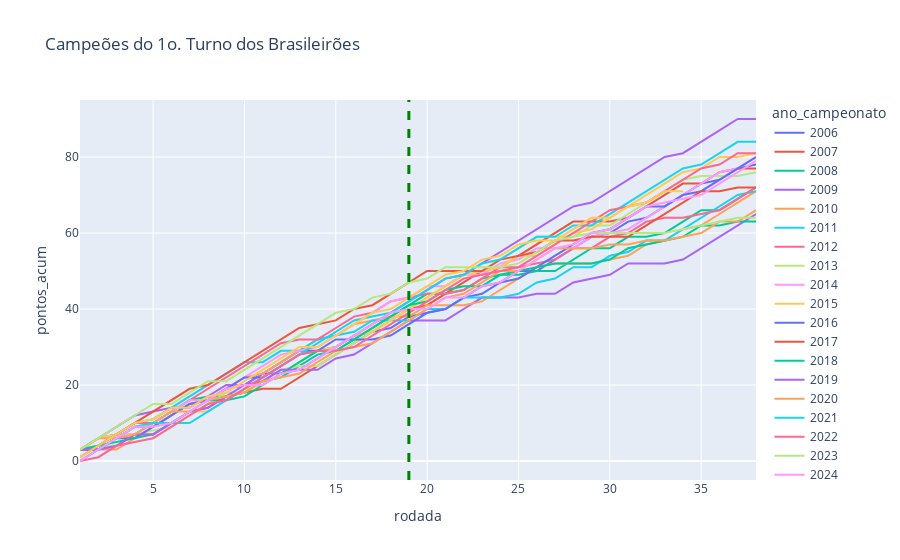

Source (notebook cell):
### Code cell
#Comparativo entre os campeões do 1o. turno desde 2006
plt.figure(figsize = (20,7))
df_plot = df_completo.loc[(df_completo.classificacao_1o_turno == 1) ]
fig = px.line(df_plot, x ='rodada', y = 'pontos_acum', color = 'ano_campeonato', title = f'Campeões do 1o. Turno dos Brasileirões', hover_name='time', hover_data=['classificacao_1o_turno', 'classificacao_final'])
fig.add_vline(x=19, line_width=3, line_dash="dash", line_color="green")

### Figure 1 — Plotly figure (JSON) as saved in the notebook; plotly's stock layout.template omitted (floating-point values rounded to 4 significant figures)
{"data": [{"customdata": [[1, 1], [1, 1], [1, 1], [1, 1], [1, 1], [1, 1], [1, 1], [1, 1], [1, 1], [1, 1], [1, 1], [1, 1], [1, 1], [1, 1], [1, 1], [1, 1], [1, 1], [1, 1], [1, 1], [1, 1], [1, 1], [1, 1], [1, 1], [1, 1], [1, 1], [1, 1], [1, 1], [1, 1], [1, 1], [1, 1], [1, 1], [1, 1], [1, 1], [1, 1], [1, 1], [1, 1], [1, 1], [1, 1]], "hovertemplate": "<b>%{hovertext}</b><br><br>ano_campeonato=2006<br>rodada=%{x}<br>pontos_acum=%{y}<br>classificacao_1o_turno=%{customdata[0]}<br>classificacao_final=%{customdata[1]}<extra></extra>", "hovertext": ["São Paulo", "São Paulo", "São Paulo", "São Paulo", "São Paulo", "São Paulo", "São Paulo", "São Paulo", "São Paulo", "São Paulo", "São Paulo", "São Paulo", "São Paulo", "São Paulo", "São Paulo", "São Paulo", "São Paulo", "São Paulo", "São Paulo", "São Paulo", "São Paulo", "São Paulo", "São Paulo", "São Paulo", "São Paulo", "São Paulo", "São Paulo", "São Paulo", "São Paulo", "São Paulo", "São Paulo", "São Paulo", "São Paulo", "São Paulo", "São Paulo", "São Paulo", "São Paulo", "São Paulo"], "legendgroup": "2006", "line": {"color": "#636efa", "dash": "solid"}, "marker": {"symbol": "circle"}, "mode": "lines", "name": "2006", "orientation": "v", "showlegend": true, "type": "scatter", "x": [1, 2, 3, 4, 5, 6, 7, 8, 9, 10, 11, 12, 13, 14, 15, 16, 17, 18, 19, 20, 21, 22, 23, 24, 25, 26, 27, 28, 29, 30, 31, 32, 33, 34, 35, 36, 37, 38], "xaxis": "x", "y": [3, 3, 6, 9, 9, 12, 15, 16, 19, 20, 23, 26, 29, 29, 30, 33, 34, 35, 38, 39, 40, 43, 44, 47, 50, 50, 53, 56, 59, 60, 63, 64, 67, 70, 73, 74, 77, 78], "yaxis": "y"}, {"customdata": [[1, 1], [1, 1], [1, 1], [1, 1], [1, 1], [1, 1], [1, 1], [1, 1], [1, 1], [1, 1], [1, 1], [1, 1], [1, 1], [1, 1], [1, 1], [1, 1], [1, 1], [1, 1], [1, 1], [1, 1], [1, 1], [1, 1], [1, 1], [1, 1], [1, 1], [1, 1], [1, 1], [1, 1], [1, 1], [1, 1], [1, 1], [1, 1], [1, 1], [1, 1], [1, 1], [1, 1], [1, 1], [1, 1]], "hovertemplate": "<b>%{hovertext}</b><br><br>ano_campeonato=2007<br>rodada=%{x}<br>pontos_acum=%{y}<br>classificacao_1o_turno=%{customdata[0]}<br>classificacao_final=%{customdata[1]}<extra></extra>", "hovertext": ["São Paulo", "São Paulo", "São Paulo", "São Paulo", "São Paulo", "São Paulo", "São Paulo", "São Paulo", "São Paulo", "São Paulo", "São Paulo", "São Paulo", "São Paulo", "São Paulo", "São Paulo", "São Paulo", "São Paulo", "São Paulo", "São Paulo", "São Paulo", "São Paulo", "São Paulo", "São Paulo", "São Paulo", "São Paulo", "São Paulo", "São Paulo", "São Paulo", "São Paulo", "São Paulo", "São Paulo", "São Paulo", "São Paulo", "São Paulo", "São Paulo", "São Paulo", "São Paulo", "São Paulo"], "legendgroup": "2007", "line": {"color": "#EF553B", "dash": "solid"}, "marker": {"symbol": "circle"}, "mode": "lines", "name": "2007", "orientation": "v", "showlegend": true, "type": "scatter", "x": [1, 2, 3, 4, 5, 6, 7, 8, 9, 10, 11, 12, 13, 14, 15, 16, 17, 18, 19, 20, 21, 22, 23, 24, 25, 26, 27, 28, 29, 30, 31, 32, 33, 34, 35, 36, 37, 38], "xaxis": "x", "y": [3, 3, 4, 7, 7, 10, 13, 14, 17, 18, 19, 19, 22, 25, 28, 31, 34, 37, 40, 41, 44, 47, 50, 51, 54, 57, 60, 63, 63, 63, 64, 67, 70, 73, 73, 76, 77, 77], "yaxis": "y"}, {"customdata": [[1, 2], [1, 2], [1, 2], [1, 2], [1, 2], [1, 2], [1, 2], [1, 2], [1, 2], [1, 2], [1, 2], [1, 2], [1, 2], [1, 2], [1, 2], [1, 2], [1, 2], [1, 2], [1, 2], [1, 2], [1, 2], [1, 2], [1, 2], [1, 2], [1, 2], [1, 2], [1, 2], [1, 2], [1, 2], [1, 2], [1, 2], [1, 2], [1, 2], [1, 2], [1, 2], [1, 2], [1, 2], [1, 2]], "hovertemplate": "<b>%{hovertext}</b><br><br>ano_campeonato=2008<br>rodada=%{x}<br>pontos_acum=%{y}<br>classificacao_1o_turno=%{customdata[0]}<br>classificacao_final=%{customdata[1]}<extra></extra>", "hovertext": ["Grêmio", "Grêmio", "Grêmio", "Grêmio", "Grêmio", "Grêmio", "Grêmio", "Grêmio", "Grêmio", "Grêmio", "Grêmio", "Grêmio", "Grêmio", "Grêmio", "Grêmio", "Grêmio", "Grêmio", "Grêmio", "Grêmio", "Grêmio", "Grêmio", "Grêmio", "Grêmio", "Grêmio", "Grêmio", "Grêmio", "Grêmio", "Grêmio", "Grêmio", "Grêmio", "Grêmio", "Grêmio", "Grêmio", "Grêmio", "Grêmio", "Grêmio", "Grêmio", "Grêmio"], "legendgroup": "2008", "line": {"color": "#00cc96", "dash": "solid"}, "marker": {"symbol": "circle"}, "mode": "lines", "name": "2008", "orientation": "v", "showlegend": true, "type": "scatter", "x": [1, 2, 3, 4, 5, 6, 7, 8, 9, 10, 11, 12, 13, 14, 15, 16, 17, 18, 19, 20, 21, 22, 23, 24, 25, 26, 27, 28, 29, 30, 31, 32, 33, 34, 35, 36, 37, 38], "xaxis": "x", "y": [3, 4, 7, 7, 10, 13, 16, 17, 17, 18, 21, 22, 25, 28, 29, 32, 35, 38, 41, 44, 44, 45, 48, 49, 49, 50, 50, 53, 56, 56, 59, 59, 60, 63, 66, 66, 69, 72], "yaxis": "y"}, {"customdata": [[1, 2], [1, 2], [1, 2], [1, 2], [1, 2], [1, 2], [1, 2], [1, 2], [1, 2], [1, 2], [1, 2], [1, 2], [1, 2], [1, 2], [1, 2], [1, 2], [1, 2], [1, 2], [1, 2], [1, 2], [1, 2], [1, 2], [1, 2], [1, 2], [1, 2], [1, 2], [1, 2], [1, 2], [1, 2], [1, 2], [1, 2], [1, 2], [1, 2], [1, 2], [1, 2], [1, 2], [1, 2], [1, 2]], "hovertemplate": "<b>%{hovertext}</b><br><br>ano_campeonato=2009<br>rodada=%{x}<br>pontos_acum=%{y}<br>classificacao_1o_turno=%{customdata[0]}<br>classificacao_final=%{customdata[1]}<extra></extra>", "hovertext": ["Internacional", "Internacional", "Internacional", "Internacional", "Internacional", "Internacional", "Internacional", "Internacional", "Internacional", "Internacional", "Internacional", "Internacional", "Internacional", "Internacional", "Internacional", "Internacional", "Internacional", "Internacional", "Internacional", "Internacional", "Internacional", "Internacional", "Internacional", "Internacional", "Internacional", "Internacional", "Internacional", "Internacional", "Internacional", "Internacional", "Internacional", "Internacional", "Internacional", "Internacional", "Internacional", "Internacional", "Internacional", "Internacional"], "legendgroup": "2009", "line": {"color": "#ab63fa", "dash": "solid"}, "marker": {"symbol": "circle"}, "mode": "lines", "name": "2009", "orientation": "v", "showlegend": true, "type": "scatter", "x": [1, 2, 3, 4, 5, 6, 7, 8, 9, 10, 11, 12, 13, 14, 15, 16, 17, 18, 19, 20, 21, 22, 23, 24, 25, 26, 27, 28, 29, 30, 31, 32, 33, 34, 35, 36, 37, 38], "xaxis": "x", "y": [3, 6, 9, 12, 13, 14, 14, 17, 20, 20, 23, 23, 24, 24, 27, 28, 31, 34, 37, 37, 37, 40, 43, 43, 43, 44, 44, 47, 48, 49, 52, 52, 52, 53, 56, 59, 62, 65], "yaxis": "y"}, {"customdata": [[1, 1], [1, 1], [1, 1], [1, 1], [1, 1], [1, 1], [1, 1], [1, 1], [1, 1], [1, 1], [1, 1], [1, 1], [1, 1], [1, 1], [1, 1], [1, 1], [1, 1], [1, 1], [1, 1], [1, 1], [1, 1], [1, 1], [1, 1], [1, 1], [1, 1], [1, 1], [1, 1], [1, 1], [1, 1], [1, 1], [1, 1], [1, 1], [1, 1], [1, 1], [1, 1], [1, 1], [1, 1], [1, 1]], "hovertemplate": "<b>%{hovertext}</b><br><br>ano_campeonato=2010<br>rodada=%{x}<br>pontos_acum=%{y}<br>classificacao_1o_turno=%{customdata[0]}<br>classificacao_final=%{customdata[1]}<extra></extra>", "hovertext": ["Fluminense", "Fluminense", "Fluminense", "Fluminense", "Fluminense", "Fluminense", "Fluminense", "Fluminense", "Fluminense", "Fluminense", "Fluminense", "Fluminense", "Fluminense", "Fluminense", "Fluminense", "Fluminense", "Fluminense", "Fluminense", "Fluminense", "Fluminense", "Fluminense", "Fluminense", "Fluminense", "Fluminense", "Fluminense", "Fluminense", "Fluminense", "Fluminense", "Fluminense", "Fluminense", "Fluminense", "Fluminense", "Fluminense", "Fluminense", "Fluminense", "Fluminense", "Fluminense", "Fluminense"], "legendgroup": "2010", "line": {"color": "#FFA15A", "dash": "solid"}, "marker": {"symbol": "circle"}, "mode": "lines", "name": "2010", "orientation": "v", "showlegend": true, "type": "scatter", "x": [1, 2, 3, 4, 5, 6, 7, 8, 9, 10, 11, 12, 13, 14, 15, 16, 17, 18, 19, 20, 21, 22, 23, 24, 25, 26, 27, 28, 29, 30, 31, 32, 33, 34, 35, 36, 37, 38], "xaxis": "x", "y": [0, 3, 3, 6, 9, 12, 15, 16, 19, 22, 23, 26, 29, 32, 33, 36, 37, 38, 38, 41, 41, 41, 42, 45, 48, 51, 52, 52, 52, 53, 54, 57, 58, 61, 62, 65, 68, 71], "yaxis": "y"}, {"customdata": [[1, 1], [1, 1], [1, 1], [1, 1], [1, 1], [1, 1], [1, 1], [1, 1], [1, 1], [1, 1], [1, 1], [1, 1], [1, 1], [1, 1], [1, 1], [1, 1], [1, 1], [1, 1], [1, 1], [1, 1], [1, 1], [1, 1], [1, 1], [1, 1], [1, 1], [1, 1], [1, 1], [1, 1], [1, 1], [1, 1], [1, 1], [1, 1], [1, 1], [1, 1], [1, 1], [1, 1], [1, 1], [1, 1]], "hovertemplate": "<b>%{hovertext}</b><br><br>ano_campeonato=2011<br>rodada=%{x}<br>pontos_acum=%{y}<br>classificacao_1o_turno=%{customdata[0]}<br>classificacao_final=%{customdata[1]}<extra></extra>", "hovertext": ["Corinthians", "Corinthians", "Corinthians", "Corinthians", "Corinthians", "Corinthians", "Corinthians", "Corinthians", "Corinthians", "Corinthians", "Corinthians", "Corinthians", "Corinthians", "Corinthians", "Corinthians", "Corinthians", "Corinthians", "Corinthians", "Corinthians", "Corinthians", "Corinthians", "Corinthians", "Corinthians", "Corinthians", "Corinthians", "Corinthians", "Corinthians", "Corinthians", "Corinthians", "Corinthians", "Corinthians", "Corinthians", "Corinthians", "Corinthians", "Corinthians", "Corinthians", "Corinthians", "Corinthians"], "legendgroup": "2011", "line": {"color": "#19d3f3", "dash": "solid"}, "marker": {"symbol": "circle"}, "mode": "lines", "name": "2011", "orientation": "v", "showlegend": true, "type": "scatter", "x": [1, 2, 3, 4, 5, 6, 7, 8, 9, 10, 11, 12, 13, 14, 15, 16, 17, 18, 19, 20, 21, 22, 23, 24, 25, 26, 27, 28, 29, 30, 31, 32, 33, 34, 35, 36, 37, 38], "xaxis": "x", "y": [3, 6, 7, 10, 11, 14, 17, 20, 23, 26, 26, 29, 29, 32, 33, 34, 37, 37, 37, 40, 40, 43, 43, 43, 44, 47, 48, 51, 51, 54, 55, 58, 58, 61, 64, 67, 70, 71], "yaxis": "y"}, {"customdata": [[1, 2], [1, 2], [1, 2], [1, 2], [1, 2], [1, 2], [1, 2], [1, 2], [1, 2], [1, 2], [1, 2], [1, 2], [1, 2], [1, 2], [1, 2], [1, 2], [1, 2], [1, 2], [1, 2], [1, 2], [1, 2], [1, 2], [1, 2], [1, 2], [1, 2], [1, 2], [1, 2], [1, 2], [1, 2], [1, 2], [1, 2], [1, 2], [1, 2], [1, 2], [1, 2], [1, 2], [1, 2], [1, 2]], "hovertemplate": "<b>%{hovertext}</b><br><br>ano_campeonato=2012<br>rodada=%{x}<br>pontos_acum=%{y}<br>classificacao_1o_turno=%{customdata[0]}<br>classificacao_final=%{customdata[1]}<extra></extra>", "hovertext": ["Atlético-MG", "Atlético-MG", "Atlético-MG", "Atlético-MG", "Atlético-MG", "Atlético-MG", "Atlético-MG", "Atlético-MG", "Atlético-MG", "Atlético-MG", "Atlético-MG", "Atlético-MG", "Atlético-MG", "Atlético-MG", "Atlético-MG", "Atlético-MG", "Atlético-MG", "Atlético-MG", "Atlético-MG", "Atlético-MG", "Atlético-MG", "Atlético-MG", "Atlético-MG", "Atlético-MG", "Atlético-MG", "Atlético-MG", "Atlético-MG", "Atlético-MG", "Atlético-MG", "Atlético-MG", "Atlético-MG", "Atlético-MG", "Atlético-MG", "Atlético-MG", "Atlético-MG", "Atlético-MG", "Atlético-MG", "Atlético-MG"], "legendgroup": "2012", "line": {"color": "#FF6692", "dash": "solid"}, "marker": {"symbol": "circle"}, "mode": "lines", "name": "2012", "orientation": "v", "showlegend": true, "type": "scatter", "x": [1, 2, 3, 4, 5, 6, 7, 8, 9, 10, 11, 12, 13, 14, 15, 16, 17, 18, 19, 20, 21, 22, 23, 24, 25, 26, 27, 28, 29, 30, 31, 32, 33, 34, 35, 36, 37, 38], "xaxis": "x", "y": [3, 6, 7, 10, 10, 13, 16, 19, 22, 25, 28, 31, 32, 32, 35, 38, 39, 42, 43, 44, 44, 45, 48, 51, 51, 52, 53, 56, 56, 59, 60, 63, 64, 64, 65, 66, 69, 72], "yaxis": "y"}, {"customdata": [[1, 1], [1, 1], [1, 1], [1, 1], [1, 1], [1, 1], [1, 1], [1, 1], [1, 1], [1, 1], [1, 1], [1, 1], [1, 1], [1, 1], [1, 1], [1, 1], [1, 1], [1, 1], [1, 1], [1, 1], [1, 1], [1, 1], [1, 1], [1, 1], [1, 1], [1, 1], [1, 1], [1, 1], [1, 1], [1, 1], [1, 1], [1, 1], [1, 1], [1, 1], [1, 1], [1, 1], [1, 1], [1, 1]], "hovertemplate": "<b>%{hovertext}</b><br><br>ano_campeonato=2013<br>rodada=%{x}<br>pontos_acum=%{y}<br>classificacao_1o_turno=%{customdata[0]}<br>classificacao_final=%{customdata[1]}<extra></extra>", "hovertext": ["Cruzeiro", "Cruzeiro", "Cruzeiro", "Cruzeiro", "Cruzeiro", "Cruzeiro", "Cruzeiro", "Cruzeiro", "Cruzeiro", "Cruzeiro", "Cruzeiro", "Cruzeiro", "Cruzeiro", "Cruzeiro", "Cruzeiro", "Cruzeiro", "Cruzeiro", "Cruzeiro", "Cruzeiro", "Cruzeiro", "Cruzeiro", "Cruzeiro", "Cruzeiro", "Cruzeiro", "Cruzeiro", "Cruzeiro", "Cruzeiro", "Cruzeiro", "Cruzeiro", "Cruzeiro", "Cruzeiro", "Cruzeiro", "Cruzeiro", "Cruzeiro", "Cruzeiro", "Cruzeiro", "Cruzeiro", "Cruzeiro"], "legendgroup": "2013", "line": {"color": "#B6E880", "dash": "solid"}, "marker": {"symbol": "circle"}, "mode": "lines", "name": "2013", "orientation": "v", "showlegend": true, "type": "scatter", "x": [1, 2, 3, 4, 5, 6, 7, 8, 9, 10, 11, 12, 13, 14, 15, 16, 17, 18, 19, 20, 21, 22, 23, 24, 25, 26, 27, 28, 29, 30, 31, 32, 33, 34, 35, 36, 37, 38], "xaxis": "x", "y": [3, 4, 4, 7, 8, 9, 12, 15, 18, 18, 21, 24, 25, 25, 28, 31, 34, 37, 40, 43, 46, 49, 50, 53, 56, 59, 59, 59, 62, 62, 65, 68, 71, 74, 75, 75, 75, 76], "yaxis": "y"}, {"customdata": [[1, 1], [1, 1], [1, 1], [1, 1], [1, 1], [1, 1], [1, 1], [1, 1], [1, 1], [1, 1], [1, 1], [1, 1], [1, 1], [1, 1], [1, 1], [1, 1], [1, 1], [1, 1], [1, 1], [1, 1], [1, 1], [1, 1], [1, 1], [1, 1], [1, 1], [1, 1], [1, 1], [1, 1], [1, 1], [1, 1], [1, 1], [1, 1], [1, 1], [1, 1], [1, 1], [1, 1], [1, 1], [1, 1]], "hovertemplate": "<b>%{hovertext}</b><br><br>ano_campeonato=2014<br>rodada=%{x}<br>pontos_acum=%{y}<br>classificacao_1o_turno=%{customdata[0]}<br>classificacao_final=%{customdata[1]}<extra></extra>", "hovertext": ["Cruzeiro", "Cruzeiro", "Cruzeiro", "Cruzeiro", "Cruzeiro", "Cruzeiro", "Cruzeiro", "Cruzeiro", "Cruzeiro", "Cruzeiro", "Cruzeiro", "Cruzeiro", "Cruzeiro", "Cruzeiro", "Cruzeiro", "Cruzeiro", "Cruzeiro", "Cruzeiro", "Cruzeiro", "Cruzeiro", "Cruzeiro", "Cruzeiro", "Cruzeiro", "Cruzeiro", "Cruzeiro", "Cruzeiro", "Cruzeiro", "Cruzeiro", "Cruzeiro", "Cruzeiro", "Cruzeiro", "Cruzeiro", "Cruzeiro", "Cruzeiro", "Cruzeiro", "Cruzeiro", "Cruzeiro", "Cruzeiro"], "legendgroup": "2014", "line": {"color": "#FF97FF", "dash": "solid"}, "marker": {"symbol": "circle"}, "mode": "lines", "name": "2014", "orientation": "v", "showlegend": true, "type": "scatter", "x": [1, 2, 3, 4, 5, 6, 7, 8, 9, 10, 11, 12, 13, 14, 15, 16, 17, 18, 19, 20, 21, 22, 23, 24, 25, 26, 27, 28, 29, 30, 31, 32, 33, 34, 35, 36, 37, 38], "xaxis": "x", "y": [3, 4, 7, 7, 10, 13, 16, 16, 19, 22, 25, 28, 29, 30, 33, 36, 39, 42, 43, 46, 46, 49, 49, 52, 53, 56, 56, 56, 59, 60, 61, 64, 67, 70, 73, 76, 77, 80], "yaxis": "y"}, {"customdata": [[1, 1], [1, 1], [1, 1], [1, 1], [1, 1], [1, 1], [1, 1], [1, 1], [1, 1], [1, 1], [1, 1], [1, 1], [1, 1], [1, 1], [1, 1], [1, 1], [1, 1], [1, 1], [1, 1], [1, 1], [1, 1], [1, 1], [1, 1], [1, 1], [1, 1], [1, 1], [1, 1], [1, 1], [1, 1], [1, 1], [1, 1], [1, 1], [1, 1], [1, 1], [1, 1], [1, 1], [1, 1], [1, 1]], "hovertemplate": "<b>%{hovertext}</b><br><br>ano_campeonato=2015<br>rodada=%{x}<br>pontos_acum=%{y}<br>classificacao_1o_turno=%{customdata[0]}<br>classificacao_final=%{customdata[1]}<extra></extra>", "hovertext": ["Corinthians", "Corinthians", "Corinthians", "Corinthians", "Corinthians", "Corinthians", "Corinthians", "Corinthians", "Corinthians", "Corinthians", "Corinthians", "Corinthians", "Corinthians", "Corinthians", "Corinthians", "Corinthians", "Corinthians", "Corinthians", "Corinthians", "Corinthians", "Corinthians", "Corinthians", "Corinthians", "Corinthians", "Corinthians", "Corinthians", "Corinthians", "Corinthians", "Corinthians", "Corinthians", "Corinthians", "Corinthians", "Corinthians", "Corinthians", "Corinthians", "Corinthians", "Corinthians", "Corinthians"], "legendgroup": "2015", "line": {"color": "#FECB52", "dash": "solid"}, "marker": {"symbol": "circle"}, "mode": "lines", "name": "2015", "orientation": "v", "showlegend": true, "type": "scatter", "x": [1, 2, 3, 4, 5, 6, 7, 8, 9, 10, 11, 12, 13, 14, 15, 16, 17, 18, 19, 20, 21, 22, 23, 24, 25, 26, 27, 28, 29, 30, 31, 32, 33, 34, 35, 36, 37, 38], "xaxis": "x", "y": [3, 6, 7, 7, 7, 10, 13, 13, 16, 19, 20, 23, 26, 29, 30, 33, 34, 37, 40, 43, 46, 49, 50, 51, 54, 54, 57, 60, 61, 64, 67, 70, 73, 76, 77, 80, 80, 81], "yaxis": "y"}, {"customdata": [[1, 1], [1, 1], [1, 1], [1, 1], [1, 1], [1, 1], [1, 1], [1, 1], [1, 1], [1, 1], [1, 1], [1, 1], [1, 1], [1, 1], [1, 1], [1, 1], [1, 1], [1, 1], [1, 1], [1, 1], [1, 1], [1, 1], [1, 1], [1, 1], [1, 1], [1, 1], [1, 1], [1, 1], [1, 1], [1, 1], [1, 1], [1, 1], [1, 1], [1, 1], [1, 1], [1, 1], [1, 1], [1, 1]], "hovertemplate": "<b>%{hovertext}</b><br><br>ano_campeonato=2016<br>rodada=%{x}<br>pontos_acum=%{y}<br>classificacao_1o_turno=%{customdata[0]}<br>classificacao_final=%{customdata[1]}<extra></extra>", "hovertext": ["Palmeiras", "Palmeiras", "Palmeiras", "Palmeiras", "Palmeiras", "Palmeiras", "Palmeiras", "Palmeiras", "Palmeiras", "Palmeiras", "Palmeiras", "Palmeiras", "Palmeiras", "Palmeiras", "Palmeiras", "Palmeiras", "Palmeiras", "Palmeiras", "Palmeiras", "Palmeiras", "Palmeiras", "Palmeiras", "Palmeiras", "Palmeiras", "Palmeiras", "Palmeiras", "Palmeiras", "Palmeiras", "Palmeiras", "Palmeiras", "Palmeiras", "Palmeiras", "Palmeiras", "Palmeiras", "Palmeiras", "Palmeiras", "Palmeiras", "Palmeiras"], "legendgroup": "2016", "line": {"color": "#636efa", "dash": "solid"}, "marker": {"symbol": "circle"}, "mode": "lines", "name": "2016", "orientation": "v", "showlegend": true, "type": "scatter", "x": [1, 2, 3, 4, 5, 6, 7, 8, 9, 10, 11, 12, 13, 14, 15, 16, 17, 18, 19, 20, 21, 22, 23, 24, 25, 26, 27, 28, 29, 30, 31, 32, 33, 34, 35, 36, 37, 38], "xaxis": "x", "y": [3, 3, 6, 6, 9, 12, 15, 16, 19, 22, 22, 25, 28, 29, 32, 32, 32, 33, 36, 39, 40, 43, 46, 47, 48, 51, 54, 57, 60, 61, 64, 67, 67, 70, 71, 74, 77, 80], "yaxis": "y"}, {"customdata": [[1, 1], [1, 1], [1, 1], [1, 1], [1, 1], [1, 1], [1, 1], [1, 1], [1, 1], [1, 1], [1, 1], [1, 1], [1, 1], [1, 1], [1, 1], [1, 1], [1, 1], [1, 1], [1, 1], [1, 1], [1, 1], [1, 1], [1, 1], [1, 1], [1, 1], [1, 1], [1, 1], [1, 1], [1, 1], [1, 1], [1, 1], [1, 1], [1, 1], [1, 1], [1, 1], [1, 1], [1, 1], [1, 1]], "hovertemplate": "<b>%{hovertext}</b><br><br>ano_campeonato=2017<br>rodada=%{x}<br>pontos_acum=%{y}<br>classificacao_1o_turno=%{customdata[0]}<br>classificacao_final=%{customdata[1]}<extra></extra>", "hovertext": ["Corinthians", "Corinthians", "Corinthians", "Corinthians", "Corinthians", "Corinthians", "Corinthians", "Corinthians", "Corinthians", "Corinthians", "Corinthians", "Corinthians", "Corinthians", "Corinthians", "Corinthians", "Corinthians", "Corinthians", "Corinthians", "Corinthians", "Corinthians", "Corinthians", "Corinthians", "Corinthians", "Corinthians", "Corinthians", "Corinthians", "Corinthians", "Corinthians", "Corinthians", "Corinthians", "Corinthians", "Corinthians", "Corinthians", "Corinthians", "Corinthians", "Corinthians", "Corinthians", "Corinthians"], "legendgroup": "2017", "line": {"color": "#EF553B", "dash": "solid"}, "marker": {"symbol": "circle"}, "mode": "lines", "name": "2017", "orientation": "v", "showlegend": true, "type": "scatter", "x": [1, 2, 3, 4, 5, 6, 7, 8, 9, 10, 11, 12, 13, 14, 15, 16, 17, 18, 19, 20, 21, 22, 23, 24, 25, 26, 27, 28, 29, 30, 31, 32, 33, 34, 35, 36, 37, 38], "xaxis": "x", "y": [1, 4, 7, 10, 13, 16, 19, 20, 23, 26, 29, 32, 35, 36, 37, 40, 41, 44, 47, 50, 50, 50, 50, 53, 54, 55, 58, 58, 59, 59, 59, 62, 65, 68, 71, 71, 72, 72], "yaxis": "y"}, {"customdata": [[1, 5], [1, 5], [1, 5], [1, 5], [1, 5], [1, 5], [1, 5], [1, 5], [1, 5], [1, 5], [1, 5], [1, 5], [1, 5], [1, 5], [1, 5], [1, 5], [1, 5], [1, 5], [1, 5], [1, 5], [1, 5], [1, 5], [1, 5], [1, 5], [1, 5], [1, 5], [1, 5], [1, 5], [1, 5], [1, 5], [1, 5], [1, 5], [1, 5], [1, 5], [1, 5], [1, 5], [1, 5], [1, 5]], "hovertemplate": "<b>%{hovertext}</b><br><br>ano_campeonato=2018<br>rodada=%{x}<br>pontos_acum=%{y}<br>classificacao_1o_turno=%{customdata[0]}<br>classificacao_final=%{customdata[1]}<extra></extra>", "hovertext": ["São Paulo", "São Paulo", "São Paulo", "São Paulo", "São Paulo", "São Paulo", "São Paulo", "São Paulo", "São Paulo", "São Paulo", "São Paulo", "São Paulo", "São Paulo", "São Paulo", "São Paulo", "São Paulo", "São Paulo", "São Paulo", "São Paulo", "São Paulo", "São Paulo", "São Paulo", "São Paulo", "São Paulo", "São Paulo", "São Paulo", "São Paulo", "São Paulo", "São Paulo", "São Paulo", "São Paulo", "São Paulo", "São Paulo", "São Paulo", "São Paulo", "São Paulo", "São Paulo", "São Paulo"], "legendgroup": "2018", "line": {"color": "#00cc96", "dash": "solid"}, "marker": {"symbol": "circle"}, "mode": "lines", "name": "2018", "orientation": "v", "showlegend": true, "type": "scatter", "x": [1, 2, 3, 4, 5, 6, 7, 8, 9, 10, 11, 12, 13, 14, 15, 16, 17, 18, 19, 20, 21, 22, 23, 24, 25, 26, 27, 28, 29, 30, 31, 32, 33, 34, 35, 36, 37, 38], "xaxis": "x", "y": [3, 4, 5, 6, 7, 10, 13, 16, 16, 17, 20, 23, 26, 29, 29, 32, 35, 38, 41, 42, 45, 46, 46, 49, 50, 51, 52, 52, 52, 53, 56, 57, 58, 59, 62, 62, 63, 63], "yaxis": "y"}, {"customdata": [[1, 1], [1, 1], [1, 1], [1, 1], [1, 1], [1, 1], [1, 1], [1, 1], [1, 1], [1, 1], [1, 1], [1, 1], [1, 1], [1, 1], [1, 1], [1, 1], [1, 1], [1, 1], [1, 1], [1, 1], [1, 1], [1, 1], [1, 1], [1, 1], [1, 1], [1, 1], [1, 1], [1, 1], [1, 1], [1, 1], [1, 1], [1, 1], [1, 1], [1, 1], [1, 1], [1, 1], [1, 1], [1, 1]], "hovertemplate": "<b>%{hovertext}</b><br><br>ano_campeonato=2019<br>rodada=%{x}<br>pontos_acum=%{y}<br>classificacao_1o_turno=%{customdata[0]}<br>classificacao_final=%{customdata[1]}<extra></extra>", "hovertext": ["Flamengo", "Flamengo", "Flamengo", "Flamengo", "Flamengo", "Flamengo", "Flamengo", "Flamengo", "Flamengo", "Flamengo", "Flamengo", "Flamengo", "Flamengo", "Flamengo", "Flamengo", "Flamengo", "Flamengo", "Flamengo", "Flamengo", "Flamengo", "Flamengo", "Flamengo", "Flamengo", "Flamengo", "Flamengo", "Flamengo", "Flamengo", "Flamengo", "Flamengo", "Flamengo", "Flamengo", "Flamengo", "Flamengo", "Flamengo", "Flamengo", "Flamengo", "Flamengo", "Flamengo"], "legendgroup": "2019", "line": {"color": "#ab63fa", "dash": "solid"}, "marker": {"symbol": "circle"}, "mode": "lines", "name": "2019", "orientation": "v", "showlegend": true, "type": "scatter", "x": [1, 2, 3, 4, 5, 6, 7, 8, 9, 10, 11, 12, 13, 14, 15, 16, 17, 18, 19, 20, 21, 22, 23, 24, 25, 26, 27, 28, 29, 30, 31, 32, 33, 34, 35, 36, 37, 38], "xaxis": "x", "y": [3, 3, 4, 7, 7, 10, 13, 14, 17, 20, 21, 24, 24, 27, 30, 33, 36, 39, 42, 45, 48, 49, 52, 55, 58, 61, 64, 67, 68, 71, 74, 77, 80, 81, 84, 87, 90, 90], "yaxis": "y"}, {"customdata": [[1, 4], [1, 4], [1, 4], [1, 4], [1, 4], [1, 4], [1, 4], [1, 4], [1, 4], [1, 4], [1, 4], [1, 4], [1, 4], [1, 4], [1, 4], [1, 4], [1, 4], [1, 4], [1, 4], [1, 4], [1, 4], [1, 4], [1, 4], [1, 4], [1, 4], [1, 4], [1, 4], [1, 4], [1, 4], [1, 4], [1, 4], [1, 4], [1, 4], [1, 4], [1, 4], [1, 4], [1, 4], [1, 4]], "hovertemplate": "<b>%{hovertext}</b><br><br>ano_campeonato=2020<br>rodada=%{x}<br>pontos_acum=%{y}<br>classificacao_1o_turno=%{customdata[0]}<br>classificacao_final=%{customdata[1]}<extra></extra>", "hovertext": ["São Paulo", "São Paulo", "São Paulo", "São Paulo", "São Paulo", "São Paulo", "São Paulo", "São Paulo", "São Paulo", "São Paulo", "São Paulo", "São Paulo", "São Paulo", "São Paulo", "São Paulo", "São Paulo", "São Paulo", "São Paulo", "São Paulo", "São Paulo", "São Paulo", "São Paulo", "São Paulo", "São Paulo", "São Paulo", "São Paulo", "São Paulo", "São Paulo", "São Paulo", "São Paulo", "São Paulo", "São Paulo", "São Paulo", "São Paulo", "São Paulo", "São Paulo", "São Paulo", "São Paulo"], "legendgroup": "2020", "line": {"color": "#FFA15A", "dash": "solid"}, "marker": {"symbol": "circle"}, "mode": "lines", "name": "2020", "orientation": "v", "showlegend": true, "type": "scatter", "x": [1, 2, 3, 4, 5, 6, 7, 8, 9, 10, 11, 12, 13, 14, 15, 16, 17, 18, 19, 20, 21, 22, 23, 24, 25, 26, 27, 28, 29, 30, 31, 32, 33, 34, 35, 36, 37, 38], "xaxis": "x", "y": [3, 6, 6, 7, 10, 13, 13, 16, 17, 18, 21, 22, 23, 26, 29, 30, 31, 34, 37, 40, 43, 44, 47, 50, 50, 53, 56, 56, 56, 57, 57, 58, 58, 59, 60, 63, 63, 66], "yaxis": "y"}, {"customdata": [[1, 1], [1, 1], [1, 1], [1, 1], [1, 1], [1, 1], [1, 1], [1, 1], [1, 1], [1, 1], [1, 1], [1, 1], [1, 1], [1, 1], [1, 1], [1, 1], [1, 1], [1, 1], [1, 1], [1, 1], [1, 1], [1, 1], [1, 1], [1, 1], [1, 1], [1, 1], [1, 1], [1, 1], [1, 1], [1, 1], [1, 1], [1, 1], [1, 1], [1, 1], [1, 1], [1, 1], [1, 1], [1, 1]], "hovertemplate": "<b>%{hovertext}</b><br><br>ano_campeonato=2021<br>rodada=%{x}<br>pontos_acum=%{y}<br>classificacao_1o_turno=%{customdata[0]}<br>classificacao_final=%{customdata[1]}<extra></extra>", "hovertext": ["Atlético-MG", "Atlético-MG", "Atlético-MG", "Atlético-MG", "Atlético-MG", "Atlético-MG", "Atlético-MG", "Atlético-MG", "Atlético-MG", "Atlético-MG", "Atlético-MG", "Atlético-MG", "Atlético-MG", "Atlético-MG", "Atlético-MG", "Atlético-MG", "Atlético-MG", "Atlético-MG", "Atlético-MG", "Atlético-MG", "Atlético-MG", "Atlético-MG", "Atlético-MG", "Atlético-MG", "Atlético-MG", "Atlético-MG", "Atlético-MG", "Atlético-MG", "Atlético-MG", "Atlético-MG", "Atlético-MG", "Atlético-MG", "Atlético-MG", "Atlético-MG", "Atlético-MG", "Atlético-MG", "Atlético-MG", "Atlético-MG"], "legendgroup": "2021", "line": {"color": "#19d3f3", "dash": "solid"}, "marker": {"symbol": "circle"}, "mode": "lines", "name": "2021", "orientation": "v", "showlegend": true, "type": "scatter", "x": [1, 2, 3, 4, 5, 6, 7, 8, 9, 10, 11, 12, 13, 14, 15, 16, 17, 18, 19, 20, 21, 22, 23, 24, 25, 26, 27, 28, 29, 30, 31, 32, 33, 34, 35, 36, 37, 38], "xaxis": "x", "y": [0, 3, 6, 9, 10, 10, 10, 13, 16, 19, 22, 25, 28, 31, 34, 37, 38, 39, 42, 45, 48, 49, 52, 53, 56, 59, 59, 62, 62, 65, 68, 71, 74, 77, 78, 81, 84, 84], "yaxis": "y"}, {"customdata": [[1, 1], [1, 1], [1, 1], [1, 1], [1, 1], [1, 1], [1, 1], [1, 1], [1, 1], [1, 1], [1, 1], [1, 1], [1, 1], [1, 1], [1, 1], [1, 1], [1, 1], [1, 1], [1, 1], [1, 1], [1, 1], [1, 1], [1, 1], [1, 1], [1, 1], [1, 1], [1, 1], [1, 1], [1, 1], [1, 1], [1, 1], [1, 1], [1, 1], [1, 1], [1, 1], [1, 1], [1, 1], [1, 1]], "hovertemplate": "<b>%{hovertext}</b><br><br>ano_campeonato=2022<br>rodada=%{x}<br>pontos_acum=%{y}<br>classificacao_1o_turno=%{customdata[0]}<br>classificacao_final=%{customdata[1]}<extra></extra>", "hovertext": ["Palmeiras", "Palmeiras", "Palmeiras", "Palmeiras", "Palmeiras", "Palmeiras", "Palmeiras", "Palmeiras", "Palmeiras", "Palmeiras", "Palmeiras", "Palmeiras", "Palmeiras", "Palmeiras", "Palmeiras", "Palmeiras", "Palmeiras", "Palmeiras", "Palmeiras", "Palmeiras", "Palmeiras", "Palmeiras", "Palmeiras", "Palmeiras", "Palmeiras", "Palmeiras", "Palmeiras", "Palmeiras", "Palmeiras", "Palmeiras", "Palmeiras", "Palmeiras", "Palmeiras", "Palmeiras", "Palmeiras", "Palmeiras", "Palmeiras", "Palmeiras"], "legendgroup": "2022", "line": {"color": "#FF6692", "dash": "solid"}, "marker": {"symbol": "circle"}, "mode": "lines", "name": "2022", "orientation": "v", "showlegend": true, "type": "scatter", "x": [1, 2, 3, 4, 5, 6, 7, 8, 9, 10, 11, 12, 13, 14, 15, 16, 17, 18, 19, 20, 21, 22, 23, 24, 25, 26, 27, 28, 29, 30, 31, 32, 33, 34, 35, 36, 37, 38], "xaxis": "x", "y": [0, 1, 4, 5, 6, 9, 12, 15, 16, 19, 22, 25, 28, 29, 29, 30, 33, 36, 39, 42, 45, 48, 49, 50, 51, 54, 57, 60, 63, 66, 67, 68, 71, 74, 77, 78, 81, 81], "yaxis": "y"}, {"customdata": [[1, 5], [1, 5], [1, 5], [1, 5], [1, 5], [1, 5], [1, 5], [1, 5], [1, 5], [1, 5], [1, 5], [1, 5], [1, 5], [1, 5], [1, 5], [1, 5], [1, 5], [1, 5], [1, 5], [1, 5], [1, 5], [1, 5], [1, 5], [1, 5], [1, 5], [1, 5], [1, 5], [1, 5], [1, 5], [1, 5], [1, 5], [1, 5], [1, 5], [1, 5], [1, 5], [1, 5], [1, 5], [1, 5]], "hovertemplate": "<b>%{hovertext}</b><br><br>ano_campeonato=2023<br>rodada=%{x}<br>pontos_acum=%{y}<br>classificacao_1o_turno=%{customdata[0]}<br>classificacao_final=%{customdata[1]}<extra></extra>", "hovertext": ["Botafogo", "Botafogo", "Botafogo", "Botafogo", "Botafogo", "Botafogo", "Botafogo", "Botafogo", "Botafogo", "Botafogo", "Botafogo", "Botafogo", "Botafogo", "Botafogo", "Botafogo", "Botafogo", "Botafogo", "Botafogo", "Botafogo", "Botafogo", "Botafogo", "Botafogo", "Botafogo", "Botafogo", "Botafogo", "Botafogo", "Botafogo", "Botafogo", "Botafogo", "Botafogo", "Botafogo", "Botafogo", "Botafogo", "Botafogo", "Botafogo", "Botafogo", "Botafogo", "Botafogo"], "legendgroup": "2023", "line": {"color": "#B6E880", "dash": "solid"}, "marker": {"symbol": "circle"}, "mode": "lines", "name": "2023", "orientation": "v", "showlegend": true, "type": "scatter", "x": [1, 2, 3, 4, 5, 6, 7, 8, 9, 10, 11, 12, 13, 14, 15, 16, 17, 18, 19, 20, 21, 22, 23, 24, 25, 26, 27, 28, 29, 30, 31, 32, 33, 34, 35, 36, 37, 38], "xaxis": "x", "y": [3, 6, 9, 12, 15, 15, 18, 21, 21, 24, 27, 30, 33, 36, 39, 40, 43, 44, 47, 48, 51, 51, 51, 51, 52, 55, 58, 59, 60, 60, 60, 60, 60, 61, 62, 63, 64, 64], "yaxis": "y"}, {"customdata": [[1, 1], [1, 1], [1, 1], [1, 1], [1, 1], [1, 1], [1, 1], [1, 1], [1, 1], [1, 1], [1, 1], [1, 1], [1, 1], [1, 1], [1, 1], [1, 1], [1, 1], [1, 1], [1, 1], [1, 1], [1, 1], [1, 1], [1, 1], [1, 1], [1, 1], [1, 1], [1, 1], [1, 1], [1, 1], [1, 1], [1, 1], [1, 1], [1, 1], [1, 1], [1, 1], [1, 1], [1, 1], [1, 1]], "hovertemplate": "<b>%{hovertext}</b><br><br>ano_campeonato=2024<br>rodada=%{x}<br>pontos_acum=%{y}<br>classificacao_1o_turno=%{customdata[0]}<br>classificacao_final=%{customdata[1]}<extra></extra>", "hovertext": ["Botafogo", "Botafogo", "Botafogo", "Botafogo", "Botafogo", "Botafogo", "Botafogo", "Botafogo", "Botafogo", "Botafogo", "Botafogo", "Botafogo", "Botafogo", "Botafogo", "Botafogo", "Botafogo", "Botafogo", "Botafogo", "Botafogo", "Botafogo", "Botafogo", "Botafogo", "Botafogo", "Botafogo", "Botafogo", "Botafogo", "Botafogo", "Botafogo", "Botafogo", "Botafogo", "Botafogo", "Botafogo", "Botafogo", "Botafogo", "Botafogo", "Botafogo", "Botafogo", "Botafogo"], "legendgroup": "2024", "line": {"color": "#FF97FF", "dash": "solid"}, "marker": {"symbol": "circle"}, "mode": "lines", "name": "2024", "orientation": "v", "showlegend": true, "type": "scatter", "x": [1, 2, 3, 4, 5, 6, 7, 8, 9, 10, 11, 12, 13, 14, 15, 16, 17, 18, 19, 20, 21, 22, 23, 24, 25, 26, 27, 28, 29, 30, 31, 32, 33, 34, 35, 36, 37, 38], "xaxis": "x", "y": [0, 3, 6, 9, 9, 10, 13, 16, 19, 20, 20, 23, 24, 27, 30, 33, 36, 39, 40, 40, 43, 43, 46, 47, 50, 53, 56, 57, 60, 61, 64, 67, 68, 69, 70, 73, 76, 79], "yaxis": "y"}, {"customdata": [[1, 1], [1, 1], [1, 1], [1, 1], [1, 1], [1, 1], [1, 1], [1, 1], [1, 1], [1, 1], [1, 1], [1, 1], [1, 1], [1, 1], [1, 1], [1, 1], [1, 1], [1, 1], [1, 1], [1, 1], [1, 1], [1, 1], [1, 1], [1, 1], [1, 1], [1, 1], [1, 1], [1, 1], [1, 1], [1, 1], [1, 1], [1, 1], [1, 1], [1, 1]], "hovertemplate": "<b>%{hovertext}</b><br><br>ano_campeonato=2025<br>rodada=%{x}<br>pontos_acum=%{y}<br>classificacao_1o_turno=%{customdata[0]}<br>classificacao_final=%{customdata[1]}<extra></extra>", "hovertext": ["Flamengo", "Flamengo", "Flamengo", "Flamengo", "Flamengo", "Flamengo", "Flamengo", "Flamengo", "Flamengo", "Flamengo", "Flamengo", "Flamengo", "Flamengo", "Flamengo", "Flamengo", "Flamengo", "Flamengo", "Flamengo", "Flamengo", "Flamengo", "Flamengo", "Flamengo", "Flamengo", "Flamengo", "Flamengo", "Flamengo", "Flamengo", "Flamengo", "Flamengo", "Flamengo", "Flamengo", "Flamengo", "Flamengo", "Flamengo"], "legendgroup": "2025", "line": {"color": "#FECB52", "dash": "solid"}, "marker": {"symbol": "circle"}, "mode": "lines", "name": "2025", "orientation": "v", "showlegend": true, "type": "scatter", "x": [1, 2, 3, 4, 5, 6, 7, 8, 9, 10, 11, 12, 13, 14, 15, 16, 17, 18, 19, 20, 21, 22, 23, 24, 25, 26, 27, 28, 29, 30, 31, 32, 33, 34], "xaxis": "x", "y": [1, 4, 7, 10, 11, 14, 14, 17, 18, 21, 24, 27, 30, 30, 33, 36, 39, 40, 43, 46, 49, 50, 53, 54, 57, 58, 58, 61, 64, 64, 67, 68, 71, 71], "yaxis": "y"}], "layout": {"legend": {"title": {"text": "ano_campeonato"}, "tracegroupgap": 0}, "shapes": [{"line": {"color": "green", "dash": "dash", "width": 3}, "type": "line", "x0": 19, "x1": 19, "xref": "x", "y0": 0, "y1": 1, "yref": "y domain"}], "title": {"text": "Campeões do 1o. Turno dos Brasileirões"}, "xaxis": {"anchor": "y", "domain": [0, 1], "title": {"text": "rodada"}}, "yaxis": {"anchor": "x", "domain": [0, 1], "title": {"text": "pontos_acum"}}}}
